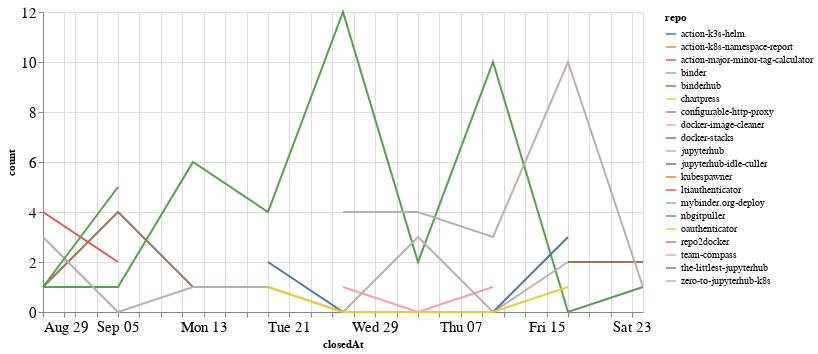

Notebook code for this chart:
### Code cell
closed_by_time = closed_by.groupby('repo').resample('W', on='closedAt').count()['author'].reset_index()
closed_by_time = closed_by_time.rename(columns={'author': 'count'})

alt.Chart(closed_by_time, width=600).mark_line().encode(
    x='closedAt',
    y='count',
    color='repo',
    tooltip="repo"
)

### Figure 1 — Vega-Lite specification as saved in the notebook (floating-point values rounded to 4 significant figures)
{"config": {"axisLeft": {"labelFontSize": 15}, "axisBottom": {"labelFontSize": 15}}, "data": {"name": "data-34e5c7053e3dac36e298c46e45f7a206"}, "mark": "line", "encoding": {"color": {"type": "nominal", "field": "repo"}, "tooltip": {"type": "nominal", "field": "repo"}, "x": {"type": "temporal", "field": "closedAt"}, "y": {"type": "quantitative", "field": "count"}}, "width": 600, "$schema": "https://vega.github.io/schema/vega-lite/v4.8.1.json", "datasets": {"data-34e5c7053e3dac36e298c46e45f7a206": [{"repo": "action-k3s-helm", "closedAt": "2021-10-10T00:00:00", "count": 2}, {"repo": "action-k8s-namespace-report", "closedAt": "2021-09-26T00:00:00", "count": 1}, {"repo": "action-major-minor-tag-calculator", "closedAt": "2021-09-26T00:00:00", "count": 1}, {"repo": "binder", "closedAt": "2021-10-03T00:00:00", "count": 1}, {"repo": "binderhub", "closedAt": "2021-08-29T00:00:00", "count": 1}, {"repo": "binderhub", "closedAt": "2021-09-05T00:00:00", "count": 1}, {"repo": "binderhub", "closedAt": "2021-09-12T00:00:00", "count": 6}, {"repo": "binderhub", "closedAt": "2021-09-19T00:00:00", "count": 4}, {"repo": "binderhub", "closedAt": "2021-09-26T00:00:00", "count": 12}, {"repo": "binderhub", "closedAt": "2021-10-03T00:00:00", "count": 2}, {"repo": "binderhub", "closedAt": "2021-10-10T00:00:00", "count": 10}, {"repo": "binderhub", "closedAt": "2021-10-17T00:00:00", "count": 0}, {"repo": "binderhub", "closedAt": "2021-10-24T00:00:00", "count": 1}, {"repo": "chartpress", "closedAt": "2021-09-05T00:00:00", "count": 1}, {"repo": "configurable-http-proxy", "closedAt": "2021-09-19T00:00:00", "count": 1}, {"repo": "docker-image-cleaner", "closedAt": "2021-09-26T00:00:00", "count": 1}, {"repo": "docker-image-cleaner", "closedAt": "2021-10-03T00:00:00", "count": 0}, {"repo": "docker-image-cleaner", "closedAt": "2021-10-10T00:00:00", "count": 1}, {"repo": "docker-stacks", "closedAt": "2021-08-29T00:00:00", "count": 1}, {"repo": "docker-stacks", "closedAt": "2021-09-05T00:00:00", "count": 4}, {"repo": "docker-stacks", "closedAt": "2021-09-12T00:00:00", "count": 1}, {"repo": "jupyterhub", "closedAt": "2021-08-29T00:00:00", "count": 3}, {"repo": "jupyterhub", "closedAt": "2021-09-05T00:00:00", "count": 0}, {"repo": "jupyterhub", "closedAt": "2021-09-12T00:00:00", "count": 1}, {"repo": "jupyterhub", "closedAt": "2021-09-19T00:00:00", "count": 1}, {"repo": "jupyterhub", "closedAt": "2021-09-26T00:00:00", "count": 0}, {"repo": "jupyterhub", "closedAt": "2021-10-03T00:00:00", "count": 3}, {"repo": "jupyterhub", "closedAt": "2021-10-10T00:00:00", "count": 0}, {"repo": "jupyterhub", "closedAt": "2021-10-17T00:00:00", "count": 2}, {"repo": "jupyterhub-idle-culler", "closedAt": "2021-09-19T00:00:00", "count": 2}, {"repo": "jupyterhub-idle-culler", "closedAt": "2021-09-26T00:00:00", "count": 0}, {"repo": "jupyterhub-idle-culler", "closedAt": "2021-10-03T00:00:00", "count": 0}, {"repo": "jupyterhub-idle-culler", "closedAt": "2021-10-10T00:00:00", "count": 0}, {"repo": "jupyterhub-idle-culler", "closedAt": "2021-10-17T00:00:00", "count": 3}, {"repo": "kubespawner", "closedAt": "2021-10-10T00:00:00", "count": 1}, {"repo": "ltiauthenticator", "closedAt": "2021-08-29T00:00:00", "count": 4}, {"repo": "ltiauthenticator", "closedAt": "2021-09-05T00:00:00", "count": 2}, {"repo": "mybinder.org-deploy", "closedAt": "2021-10-17T00:00:00", "count": 1}, {"repo": "nbgitpuller", "closedAt": "2021-08-29T00:00:00", "count": 1}, {"repo": "nbgitpuller", "closedAt": "2021-09-05T00:00:00", "count": 5}, {"repo": "oauthenticator", "closedAt": "2021-09-19T00:00:00", "count": 1}, {"repo": "oauthenticator", "closedAt": "2021-09-26T00:00:00", "count": 0}, {"repo": "oauthenticator", "closedAt": "2021-10-03T00:00:00", "count": 0}, {"repo": "oauthenticator", "closedAt": "2021-10-10T00:00:00", "count": 0}, {"repo": "oauthenticator", "closedAt": "2021-10-17T00:00:00", "count": 1}, {"repo": "repo2docker", "closedAt": "2021-08-29T00:00:00", "count": 2}, {"repo": "team-compass", "closedAt": "2021-10-03T00:00:00", "count": 1}, {"repo": "the-littlest-jupyterhub", "closedAt": "2021-10-17T00:00:00", "count": 2}, {"repo": "the-littlest-jupyterhub", "closedAt": "2021-10-24T00:00:00", "count": 2}, {"repo": "zero-to-jupyterhub-k8s", "closedAt": "2021-09-26T00:00:00", "count": 4}, {"repo": "zero-to-jupyterhub-k8s", "closedAt": "2021-10-03T00:00:00", "count": 4}, {"repo": "zero-to-jupyterhub-k8s", "closedAt": "2021-10-10T00:00:00", "count": 3}, {"repo": "zero-to-jupyterhub-k8s", "closedAt": "2021-10-17T00:00:00", "count": 10}, {"repo": "zero-to-jupyterhub-k8s", "closedAt": "2021-10-24T00:00:00", "count": 1}]}}
